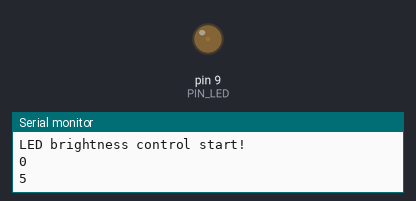
A sketch run on a simulated Arduino Uno, built with avr-gcc and run on an emulated ATmega328P. On the bench: output pins drawn as LEDs (lit = HIGH), the last lines printed to the serial monitor.

Above: at 0.05 s.
At 0.95 s:
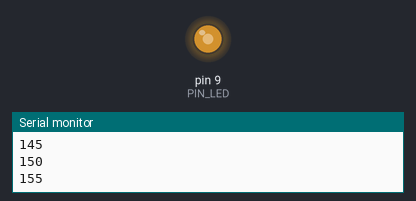
At 1.4 s:
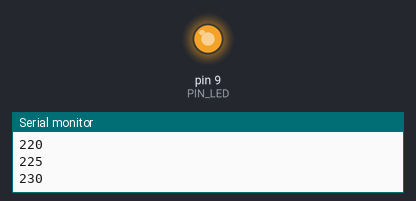
At 2.75 s:
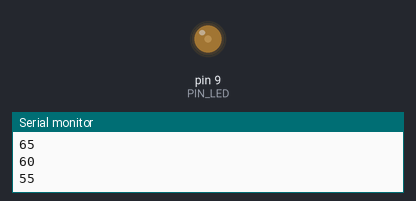
Timing chart, 0 to 7.1 s (numbered marks = the images above):
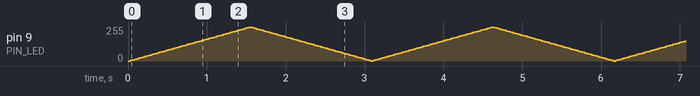

The sketch:

analogwrite_led.ino
```cpp
#define PIN_LED 9

int brightness;
int fade_amount;


void setup() {
  pinMode(PIN_LED, OUTPUT);

  Serial.begin(115200);  // Initialize serial port
  while (!Serial) {
    ;  // wait for serial port to connect.
  }

  Serial.println("LED brightness control start!");
  brightness = 0;
  fade_amount = 5;
  analogWrite(PIN_LED, brightness);  // set initial LED brightness.
}


void loop() {
  analogWrite(PIN_LED, brightness);  // update LED brightness.
  Serial.println(brightness);

  brightness = brightness + fade_amount;

  if (brightness <= 0 || brightness >= 255) {
    fade_amount = -fade_amount;  // reverse brightness direction.
  }

  delay(30);  // wait for 30 milliseconds
}
```
